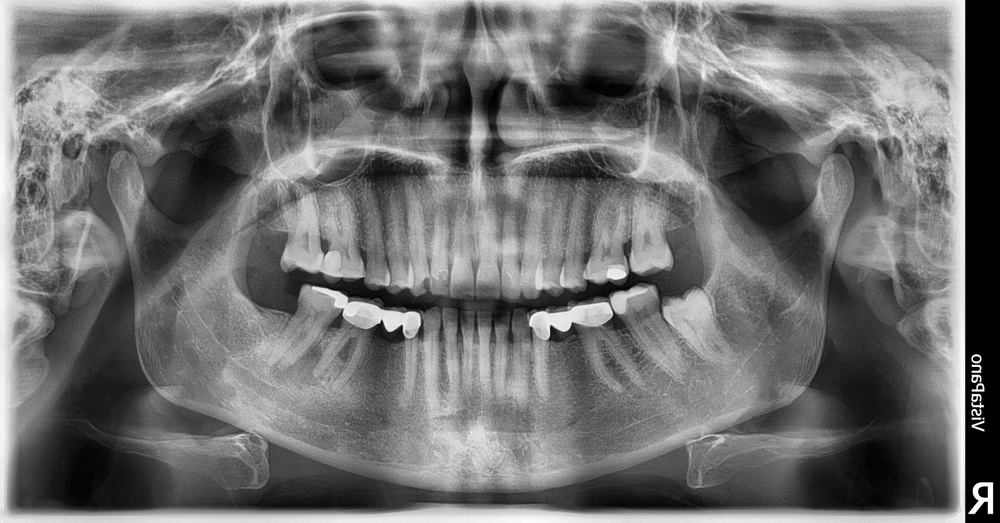
#> input picture dental_progression_ai/custom_datasets/pose/images/train/train_100_png.rf.ee26dba2945a4f38980427d39b5f82fa.jpg, 1000 x 523 px, shrunk from 2048 x 1072 before the run
$ python -i adversarial.py   (imports and definitions only)   (older library calls are emulated)
#> lines starting #> are read from the running program, lines starting #| are printed output that depends on the picture; after the words box and inside, x2 and y2 are one past the last pixel; in counts of white or black regions, pixels touching at a corner belong together
#> further down, picture is the input picture: shape (523, 1000, 3); min 0, max 255, mean 111.5
import cv2
import numpy as np
import logging
from skimage.restoration import denoise_tv_chambolle

class AdversarialInputDetector:
    """
    Detects adversarial perturbations using frequency domain analysis
    and pixel-level statistics.
    """

    def __init__(self, threshold_hf=0.15, threshold_laplacian=500.0):
        self.threshold_hf = threshold_hf
        self.threshold_laplacian = threshold_laplacian
        self.logger = logging.getLogger(__name__)

    def _analyze_frequency_domain(self, image: np.ndarray) -> float:
        """Analyzes high-frequency energy ratio which spikes in gradient attacks."""
        if len(image.shape) == 3:
            gray = cv2.cvtColor(image, cv2.COLOR_BGR2GRAY)
        else:
            gray = image

        dft = cv2.dft(np.float32(gray), flags=cv2.DFT_COMPLEX_OUTPUT)
        dft_shift = np.fft.fftshift(dft)

        magnitude = 20 * np.log(cv2.magnitude(dft_shift[:,:,0], dft_shift[:,:,1]) + 1)
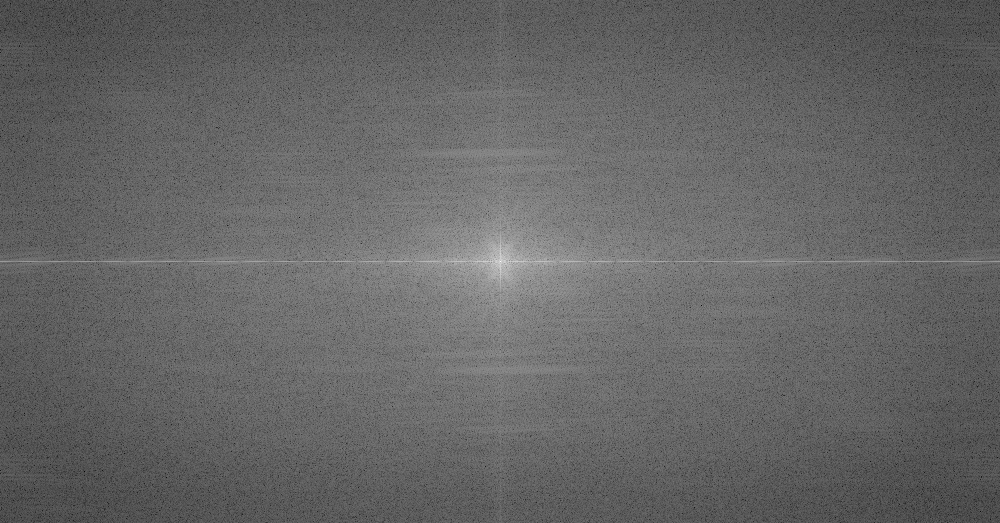
#> magnitude: shape (523, 1000) float32; min 32.03, max 357.6, mean 161.9; drawn with min black and max white

        # Center is low freq, edges are high freq
        rows, cols = gray.shape
#> rows = 523; cols = 1000
        crow, ccol = rows//2, cols//2
#> crow = 261; ccol = 500

        # Create a mask to filter out low frequencies (center)
        mask = np.ones((rows, cols), np.uint8)
        r = 30 # radius for low freq circle
        cv2.circle(mask, (ccol, crow), r, 0, -1)
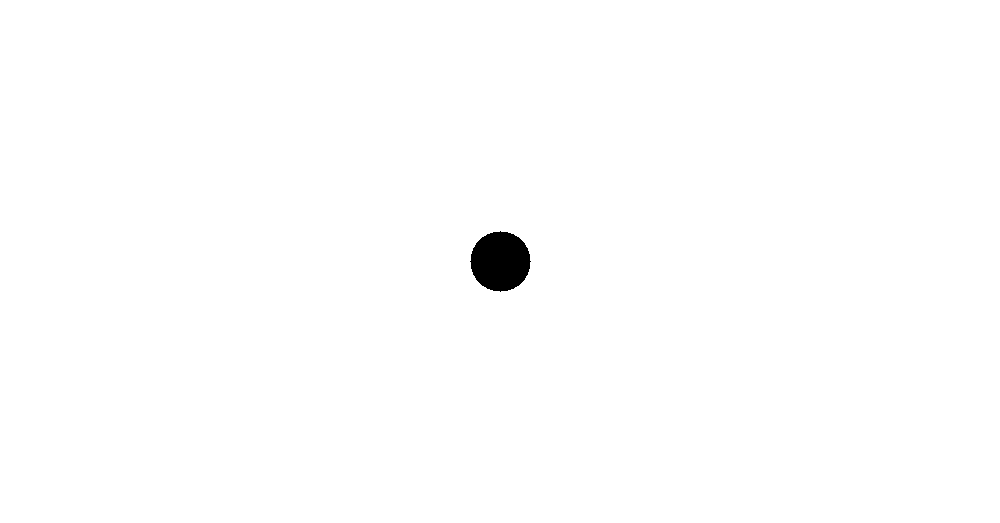
#> mask: shape (523, 1000); values 0 (black) and 1 (white), 99.5% white; 1 black region, box (x1, y1, x2, y2) and area: (470, 231, 531, 292) 2821

        hf_energy = np.mean(magnitude * mask)
#> hf_energy = 160.6
        total_energy = np.mean(magnitude)
#> total_energy = 161.9

        return float(hf_energy / total_energy)

    def detect_adversarial(self, image: np.ndarray) -> dict:
        """
        Runs multiple statistical checks to detect non-natural perturbations.
        """
        hf_ratio = self._analyze_frequency_domain(image)
#> hf_ratio = 0.992

        # Check Laplacian variance (sharpness/noise)
        lap_var = cv2.Laplacian(image, cv2.CV_64F).var()
#> lap_var = 504.3

        is_suspicious = False
        triggers = []

        if hf_ratio > self.threshold_hf:
            is_suspicious = True
            triggers.append("High-frequency anomaly detected (potential gradient attack)")

        if lap_var > self.threshold_laplacian:
            is_suspicious = True
            triggers.append("Abnormal pixel variance detected")

        return {
            "is_suspicious": is_suspicious,
            "triggers": triggers,
            "metrics": {
                "hf_ratio": round(hf_ratio, 4),
                "laplacian_var": round(lap_var, 2)
            }
        }

    def denoise_if_suspicious(self, image: np.ndarray, detection_res: dict) -> np.ndarray:
        """Applies Total Variation (TV) denoising if an attack is suspected."""
        if not detection_res["is_suspicious"]:
            return image

        self.logger.info("Applying defensive denoising to suspect image.")
        # TV Denoising is effective at stripping adversarial noise while preserving edges
        denoised = denoise_tv_chambolle(image, weight=0.1, channel_axis=-1 if len(image.shape)==3 else None)
        return (denoised * 255).astype(np.uint8)

>>> import cv2
>>> picture = cv2.imread('../../custom_datasets/pose/images/train/train_100_png.rf.ee26dba2945a4f38980427d39b5f82fa.jpg')
>>> result = AdversarialInputDetector().detect_adversarial(picture)
#> result = 3 items

$ run again, on dental_progression_ai/custom_datasets/pose/images/train/train_115_png.rf.ab25819378d7960151b8edfb154c92c0.jpg
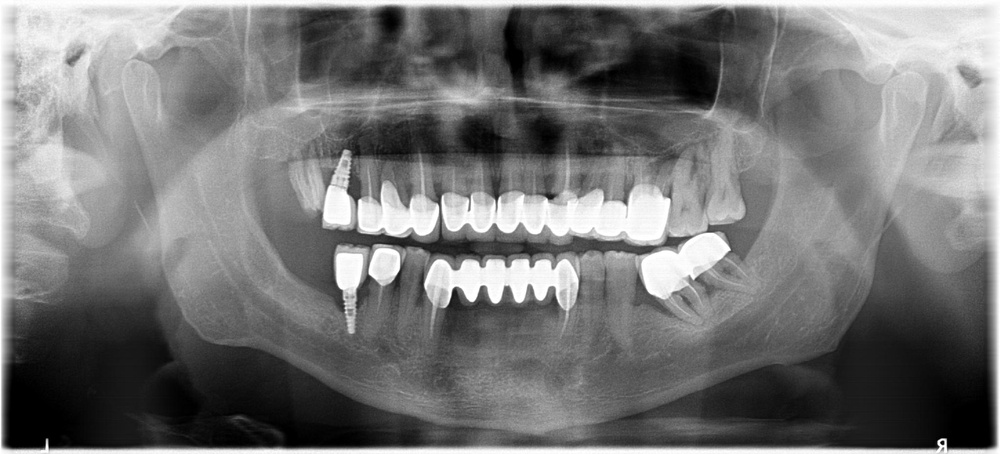
#> input picture dental_progression_ai/custom_datasets/pose/images/train/train_115_png.rf.ab25819378d7960151b8edfb154c92c0.jpg, 1000 x 454 px, shrunk from 2048 x 930 before the run
#> picture is the input picture: shape (454, 1000, 3); min 0, max 255, mean 117.1
#> in _analyze_frequency_domain, `magnitude = 20 * np.log(cv2.magnitude(dft_shift[:,:,0], dft_shift[:,:,..`:
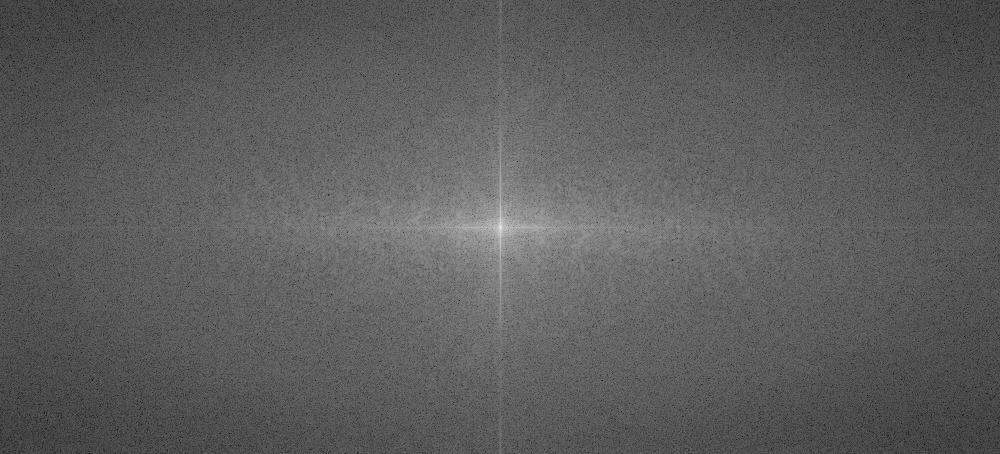
#> magnitude: shape (454, 1000) float32; min 36.95, max 355.8, mean 153.2; drawn with min black and max white
#> mask: shape (454, 1000); values 0 (black) and 1 (white), 99.4% white; 1 black region, box (x1, y1, x2, y2) and area: (470, 197, 531, 258) 2821
#> hf_energy = 151.7
#> total_energy = 153.2
#> hf_ratio = 0.991
#> lap_var = 216.3
#> result = 3 items

$ run again, on dental_progression_ai/custom_datasets/pose/images/train/train_121_png.rf.1e9a641d24964e732350372a1f282765.jpg
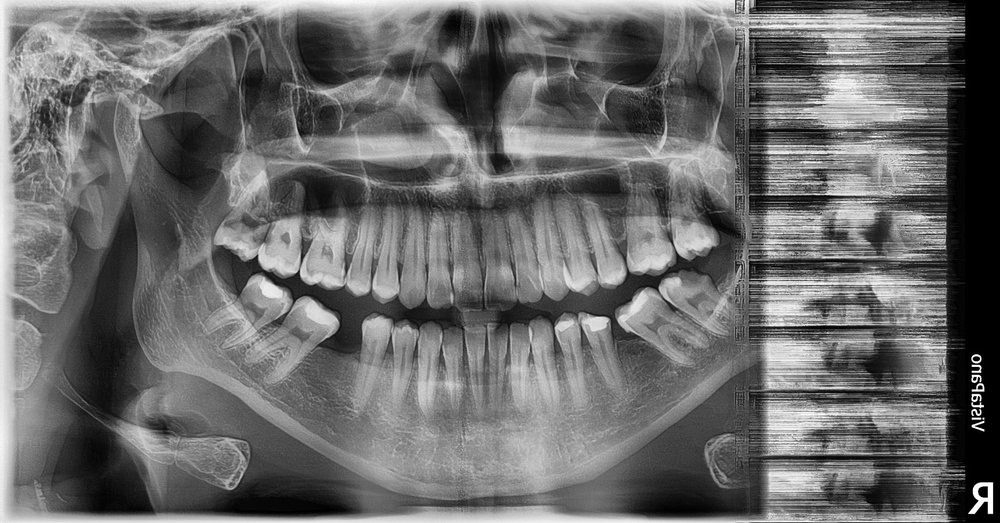
#> input picture dental_progression_ai/custom_datasets/pose/images/train/train_121_png.rf.1e9a641d24964e732350372a1f282765.jpg, 1000 x 523 px, shrunk from 2048 x 1072 before the run
#> picture is the input picture: shape (523, 1000, 3); min 0, max 255, mean 106.8
#> in _analyze_frequency_domain, `magnitude = 20 * np.log(cv2.magnitude(dft_shift[:,:,0], dft_shift[:,:,..`:
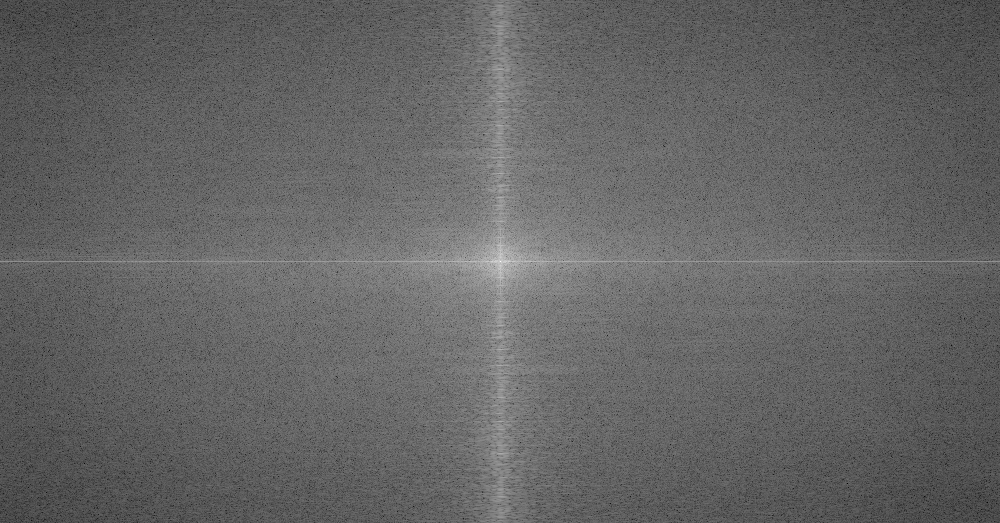
#> magnitude: shape (523, 1000) float32; min 48.01, max 356.8, mean 169.9; drawn with min black and max white
#> mask: shape (523, 1000); values 0 (black) and 1 (white), 99.5% white; 1 black region, box (x1, y1, x2, y2) and area: (470, 231, 531, 292) 2821
#> hf_energy = 168.5
#> total_energy = 169.9
#> hf_ratio = 0.992
#> lap_var = 1678.1
#> result = 3 items
